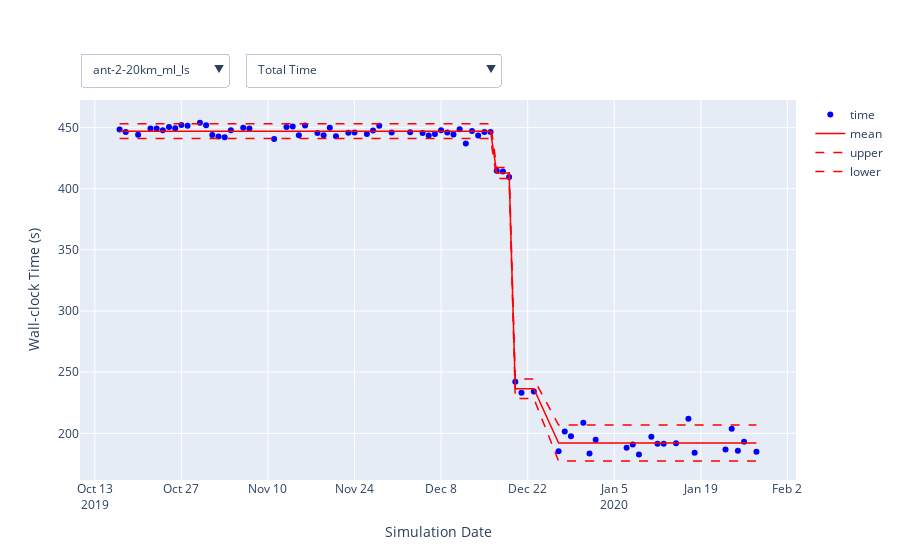

Write notebook code for a chart like this one.
### Markdown cell above
## Performance Timelines
Graph of wall-clock times for nightly runs. Changepoints are estimated using a CUSUM method on each timer, and then merged over all timers for a given test case. 
* Blue markers: recorded wall-clock time
* Solid red line: average wall-clock time between changepoints
* Dotted red lines: average wall-clock time $\pm$ two standard deviations

### Plot window controls

* Test case and timer can be selected from the drop-down menus. 
* Hovering over data points shows various metadata. 
* Clicking on the legend will show/hide individual plot elements.

### Code cell
lines = ['time', 'mean', 'upper', 'lower']
colors = ['blue', 'red', 'red', 'red']
modes = ['markers', 'lines', 'lines', 'lines']
dashes = ['solid', 'solid', 'dash', 'dash']

fig = go.Figure()
# Create series on plot
for line, color, mode, dash in zip(lines, colors, modes, dashes):
    for c in cases:
        if line == 'time':
            fig.add_trace(go.Scatter(
                x=seqs[c][names[0]]['date'],
                y=seqs[c][names[0]][line],
                mode=mode,
                line = dict(color=color, dash=dash, width=1.5),
                name=line,
                visible=True if c==cases[0] else False,
                customdata=seqs[c][names[0]].loc[:, ['date']+list(metadata)],
                hovertemplate=
                "Date: %{customdata[0]}<br>" +
#                 "Albany compiler: %{customdata[1]}<br>" +
                "Albany commit: %{customdata[2]}<br>" +
                "Trilinos commit: %{customdata[3]}" +
                "<extra></extra>",
            ))
        else:
            fig.add_trace(go.Scatter(
                x=seqs[c][names[0]]['date'],
                y=seqs[c][names[0]][line],
                mode=mode,
                line = dict(color=color, dash=dash, width=1.5),
                name=names[0] if line==lines[0] else line,
                visible=True if c==cases[0] else False,
                hoverinfo='skip'
            ))

# Test case dropdown
caseOptions = [dict(
        args=['visible', [True if x==c else False for x in np.tile(cases, len(lines))]],
        label=c,
        method='restyle'
    ) for c in cases]
    
# Timer dropdown
nameOptions = [dict(
        args=['y', [seqs[c][n][line] for line in lines for c in cases]],
        label=n,
        method='restyle'
    ) for n in names]

# Add dropdowns to plot
fig.update_layout(
    updatemenus=[
        go.layout.Updatemenu(
            buttons=list(caseOptions),
            direction="down",
            pad={"r": 10, "t": 10},
            showactive=True,
            x=0,    xanchor="left",
            y=1.15, yanchor="top"
        ),
        go.layout.Updatemenu(
            buttons=list(nameOptions),
            direction="down",
            pad={"r": 10, "t": 10},
            showactive=True,
            x=0.23, xanchor="left",
            y=1.15, yanchor="top"
        ),
    ],
    xaxis_title='Simulation Date',
    yaxis_title='Wall-clock Time (s)'
)

iplot(fig)
